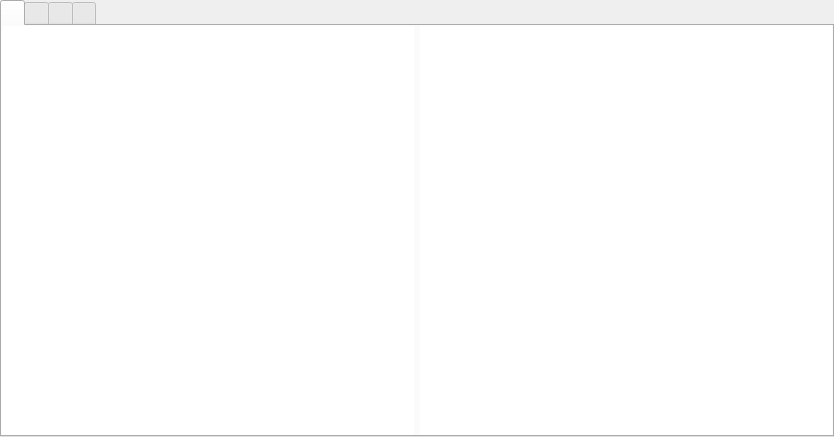
<?xml version="1.0" encoding="UTF-8"?>
<ui version="4.0">
 <class>RegistersView</class>
 <widget class="QWidget" name="RegistersView">
  <property name="geometry">
   <rect>
    <x>0</x>
    <y>0</y>
    <width>834</width>
    <height>437</height>
   </rect>
  </property>
  <property name="windowTitle">
   <string>Form</string>
  </property>
  <layout class="QHBoxLayout" name="horizontalLayout_3">
   <property name="margin">
    <number>0</number>
   </property>
   <item>
    <widget class="QTabWidget" name="tabWidget">
     <property name="currentIndex">
      <number>0</number>
     </property>
     <widget class="QWidget" name="tab">
      <attribute name="title">
       <string/>
      </attribute>
      <layout class="QHBoxLayout" name="horizontalLayout_2">
       <property name="margin">
        <number>0</number>
       </property>
       <item>
        <widget class="QTableView" name="registers">
         <property name="sizePolicy">
          <sizepolicy hsizetype="Minimum" vsizetype="Expanding">
           <horstretch>0</horstretch>
           <verstretch>0</verstretch>
          </sizepolicy>
         </property>
         <property name="maximumSize">
          <size>
           <width>16777215</width>
           <height>16777215</height>
          </size>
         </property>
         <property name="baseSize">
          <size>
           <width>10</width>
           <height>0</height>
          </size>
         </property>
         <property name="frameShape">
          <enum>QFrame::NoFrame</enum>
         </property>
         <property name="horizontalScrollBarPolicy">
          <enum>Qt::ScrollBarAsNeeded</enum>
         </property>
         <property name="horizontalScrollMode">
          <enum>QAbstractItemView::ScrollPerPixel</enum>
         </property>
        </widget>
       </item>
       <item>
        <widget class="QTableView" name="flags">
         <property name="sizePolicy">
          <sizepolicy hsizetype="Minimum" vsizetype="Expanding">
           <horstretch>0</horstretch>
           <verstretch>0</verstretch>
          </sizepolicy>
         </property>
         <property name="maximumSize">
          <size>
           <width>16777215</width>
           <height>16777215</height>
          </size>
         </property>
         <property name="baseSize">
          <size>
           <width>10</width>
           <height>0</height>
          </size>
         </property>
         <property name="frameShape">
          <enum>QFrame::NoFrame</enum>
         </property>
         <property name="horizontalScrollBarPolicy">
          <enum>Qt::ScrollBarAsNeeded</enum>
         </property>
         <property name="horizontalScrollMode">
          <enum>QAbstractItemView::ScrollPerPixel</enum>
         </property>
        </widget>
       </item>
      </layout>
     </widget>
     <widget class="QWidget" name="tab_1">
      <attribute name="title">
       <string/>
      </attribute>
      <layout class="QHBoxLayout" name="horizontalLayout_5">
       <property name="margin">
        <number>0</number>
       </property>
       <item>
        <widget class="QTableView" name="table_1">
         <property name="sizePolicy">
          <sizepolicy hsizetype="Minimum" vsizetype="Expanding">
           <horstretch>0</horstretch>
           <verstretch>0</verstretch>
          </sizepolicy>
         </property>
         <property name="baseSize">
          <size>
           <width>10</width>
           <height>0</height>
          </size>
         </property>
         <property name="frameShape">
          <enum>QFrame::NoFrame</enum>
         </property>
         <property name="horizontalScrollBarPolicy">
          <enum>Qt::ScrollBarAsNeeded</enum>
         </property>
         <property name="horizontalScrollMode">
          <enum>QAbstractItemView::ScrollPerPixel</enum>
         </property>
        </widget>
       </item>
      </layout>
     </widget>
     <widget class="QWidget" name="tab_2">
      <attribute name="title">
       <string/>
      </attribute>
      <layout class="QHBoxLayout" name="horizontalLayout">
       <property name="margin">
        <number>0</number>
       </property>
       <item>
        <widget class="QTableView" name="table_2">
         <property name="sizePolicy">
          <sizepolicy hsizetype="Minimum" vsizetype="Expanding">
           <horstretch>0</horstretch>
           <verstretch>0</verstretch>
          </sizepolicy>
         </property>
         <property name="baseSize">
          <size>
           <width>10</width>
           <height>0</height>
          </size>
         </property>
         <property name="frameShape">
          <enum>QFrame::NoFrame</enum>
         </property>
         <property name="horizontalScrollBarPolicy">
          <enum>Qt::ScrollBarAsNeeded</enum>
         </property>
         <property name="horizontalScrollMode">
          <enum>QAbstractItemView::ScrollPerPixel</enum>
         </property>
        </widget>
       </item>
      </layout>
     </widget>
     <widget class="QWidget" name="tab_3">
      <attribute name="title">
       <string/>
      </attribute>
      <layout class="QHBoxLayout" name="horizontalLayout_8">
       <property name="margin">
        <number>0</number>
       </property>
       <item>
        <widget class="QTableView" name="table_3">
         <property name="sizePolicy">
          <sizepolicy hsizetype="Minimum" vsizetype="Expanding">
           <horstretch>0</horstretch>
           <verstretch>0</verstretch>
          </sizepolicy>
         </property>
         <property name="baseSize">
          <size>
           <width>10</width>
           <height>0</height>
          </size>
         </property>
         <property name="frameShape">
          <enum>QFrame::NoFrame</enum>
         </property>
         <property name="horizontalScrollBarPolicy">
          <enum>Qt::ScrollBarAsNeeded</enum>
         </property>
         <property name="horizontalScrollMode">
          <enum>QAbstractItemView::ScrollPerPixel</enum>
         </property>
        </widget>
       </item>
      </layout>
     </widget>
    </widget>
   </item>
  </layout>
 </widget>
 <resources/>
 <connections/>
</ui>
